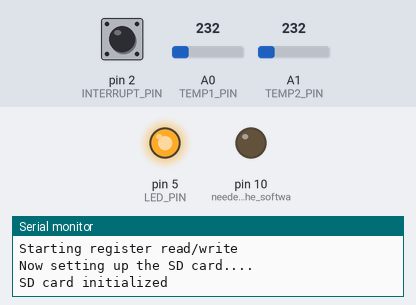
Recording of a sketch running on a simulated Arduino Uno, built with avr-gcc and run on an emulated ATmega328P. On the bench: output pins drawn as LEDs (lit = HIGH), the last lines printed to the serial monitor. Wiring (inferred from the names in the program): MPU-9250 motion sensor at I2C address 0x68. Inputs (shaded band) come from the test bench; at power-on: pin 2 (INTERRUPT_PIN) LOW, A0 (TEMP1_PIN) = 232, A1 (TEMP2_PIN) = 232. Sleep ends after the set time or at an interrupt; storage starts empty.

Above: at 1.3 s.
At 3.4 s:
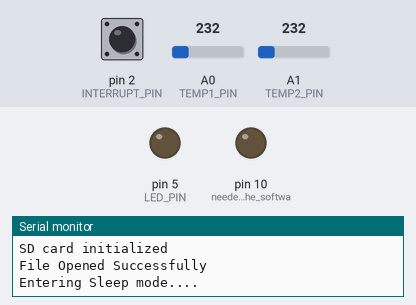
3.5 s: pin 2 (INTERRUPT_PIN) pulled HIGH for 0.15 s
Timing chart, 0 to 6.5 s (numbered marks = the images above; inputs shaded):
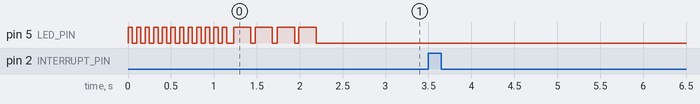

The sketch:

rocketPayload.ino
```cpp
/*
Payload Lauch Project Code
Spacecraft Club
Last Updated: June 11, 2018 by Wesley Stirk
*/
#include "MPU9250.h"

#include <SPI.h>
#include <SD.h>
#include <avr/sleep.h>
#include <stdint.h>


#define NUM_SENSORS  2

#define SerialDebug

#define INTERRUPT_PIN 2 //This is the arduino pin that will have the interrupt from the IMU
#define LED_PIN 5
#define TEMP1_PIN 0
#define TEMP2_PIN 1

#define MINUTES_TO_MEASURE 10L
#define SECS_IN_MIN 60L
#define MILLIS_IN_SEC 1000L
#define TOTAL_MILLIS MINUTES_TO_MEASURE * SECS_IN_MIN * MILLIS_IN_SEC
#define FILE_NAME "rocketLaunch.csv"


File dataLog;

void setup() {
  //Initialize Pins
#ifdef SerialDebug
  Serial.begin(9600);
#endif


  pinMode(INTERRUPT_PIN, INPUT);
  pinMode(TEMP1_PIN, INPUT);
  pinMode(TEMP2_PIN, INPUT);
  pinMode(LED_PIN, OUTPUT);

  TurnedOn(); //let the world now that it is on and functioning.

  setupIMU();
  if(!setupSD()) //if the SD card doesn't work or the file doesn't open, there is a critical error and the program won't work.
  {
    while(1)
    {
        ErrorMessage();
    }
  }
  setupTemp();


}

void loop() {
  waitLaunch(); //It will wait here every time until another interrupt is received.
  //setupSD();
  dataLog = SD.open(F(FILE_NAME), FILE_WRITE);
  while(!dataLog) //if the dataLog doesn't open it's a critical error so keep trying to open until it works.
  {
    ErrorMessage();
    dataLog = SD.open(F(FILE_NAME), FILE_WRITE);
  }
  uint32_t startTime = millis();
  uint32_t currentTime = millis();

  while ((currentTime - startTime) < TOTAL_MILLIS) //keep reading temperature sensors and recording them until the time is over.
  {
#ifdef SerialDebug
      Serial.println(F("in the loop"));
#endif
    uint16_t readings[NUM_SENSORS+1]; //One element for each temp sensor and one
                    //for time. We could add another for IMU
                    //data if we wanted.
    readTemp(readings);
    saveData(readings);
    currentTime = millis();
    delay(250);//How long should the sample rate be?
  }

  dataLog.println(F("next sample"));
  dataLog.close();
}


//Board team will write these

void isr()
{

}

/*
 * Delivers a LED message saying that it is turned on.
 */
void TurnedOn()
{
  for(int i = 0; i < 12; ++i)
  {
    digitalWrite(LED_PIN, HIGH);
    delay(50);
    digitalWrite(LED_PIN, LOW);
    delay(50);
  }
}

/*
 * Delivers an LED message that there was an error somewhere in the program.
 */
void ErrorMessage()
{
  for(int i = 0; i < 3; ++i)
  {
    digitalWrite(LED_PIN, HIGH);
    delay(150);
    digitalWrite(LED_PIN, LOW);
    delay(50);
  }

  delay(250);
}

/*
 * Delivers and LED message that another valid check was achieved.
 */
void GoodNews()
{
  for(int i = 0; i < 2; ++i)
  {
    digitalWrite(LED_PIN, HIGH);
    delay(200);
    digitalWrite(LED_PIN, LOW);
    delay(50);
  }
}


/*Sets up everything needed for the IMU*/
void setupIMU()
{
  MPU9250 myIMU;

#ifdef SerialDebug
  Serial.println(F("Starting register read/write"));
#endif
  //Now to put the IMU into wake-on-motion interrupt mode.
  //Putting the IMU into interrupt mode.
  uint8_t index[8];
  index[0] = 4;
  index[1] = 5;
  index[2] = 6;
  changeReg0(PWR_MGMT_1, index, 3);

  index[0] = 3;
  index[1] = 4;
  index[2] = 5;
  changeReg0(PWR_MGMT_2, index, 3);

  index[0] = 0;
  index[1] = 1;
  index[2] = 2;
  changeReg1(PWR_MGMT_2, index, 3);

  index[0] = 3;
  index[1] = 0;
  changeReg1(ACCEL_CONFIG2, index, 2);
  index[0] = 2;
  index[1] = 1;
  changeReg0(ACCEL_CONFIG2, index, 2);

  myIMU.writeByte(MPU9250_ADDRESS, INT_ENABLE, 0x40);

  index[0] = 6;
  index[1] = 7;
  changeReg1(MOT_DETECT_CTRL, index, 2);

  myIMU.writeByte(MPU9250_ADDRESS, WOM_THR, 0xff); // this is the wake on motion threshold. I set it as high as possible. Not sure if that is best or not.


  index[0] = 1;
  index[1] = 2;
  //index[2] = 3;
  changeReg1(LP_ACCEL_ODR, index, 2); //this is the frequency of wake up. The instructions didnt' give much guidance on how to set this properly.

  index[0] = 5;
  changeReg0(INT_PIN_CFG, index, 1); //This insures that interrupt only last for 50us.

  index[0] = 5;
  changeReg1(PWR_MGMT_1, index, 1);

}

/*Sets up everything needed for the SD memory*/
bool setupSD()
{
#ifdef SerialDebug
  Serial.println(F("Now setting up the SD card...."));
#endif
  pinMode(10,OUTPUT); //needed to make the software happy.
  if(SD.begin()) //This will default to the hardware SS pin
          //unless we want to specify another pin.
  {
#ifdef SerialDebug
      Serial.println(F("SD card initialized"));
#endif
    GoodNews();
  }
  else
  {
#ifdef SerialDebug
      Serial.println(F("SD card failed to initialize"));
#endif
      ErrorMessage();
      return false;
  }

  dataLog = SD.open(F(FILE_NAME), FILE_WRITE);
  if(!dataLog)
  {
#ifdef SerialDebug
      Serial.println(F("error opening the file! It didn't work!!"));
#endif
    ErrorMessage();
    return false;
  }
  else
  {
#ifdef SerialDebug
      Serial.println(F("File Opened Successfully"));
#endif
  }

  dataLog.print(F("time,"));
  uint8_t i = 0;
  for(i = 1; i < NUM_SENSORS; ++i)
  {
    dataLog.print(F("temp "));
    dataLog.print(i);
    dataLog.print(",");
  }
  dataLog.print(F("temp ")); //outside of the loop to be the
              //last column
  dataLog.println(i);
  dataLog.close(); //it will be opened again in the loop so we need to close it here.
  GoodNews();
  return true;
}

/*Puts the board in low power mode and waits for a signal from the
IMU that the rocket has launched*/
void waitLaunch()
{
  attachInterrupt(digitalPinToInterrupt(INTERRUPT_PIN), isr, RISING);
  set_sleep_mode(SLEEP_MODE_PWR_DOWN);
  sleep_enable();
#ifdef SerialDebug
    Serial.println(F("Entering Sleep mode...."));
    Serial.flush();
#endif
  sleep_mode(); //It waits here until it receives an interrupt signal. Then it will move on.
  sleep_disable();
#ifdef SerialDebug
      Serial.println(F("Arduino has woken up now."));
#endif
  detachInterrupt(INTERRUPT_PIN);

}

//sets specific bits in registers to 0.
void changeReg0(uint8_t regName, uint8_t index[], uint8_t indSize)
{
  MPU9250 myIMU;
  uint8_t reg = myIMU.readByte(MPU9250_ADDRESS, regName);
  for(uint8_t i = 0; i < indSize; ++i)
  {
    reg = reg & ~(0x01 << index[i]);
  }

  myIMU.writeByte(MPU9250_ADDRESS, regName, reg);

}

//sets specific bits in registers to 0.
void changeReg1(uint8_t regName, uint8_t index[], uint8_t indSize)
{
  MPU9250 myIMU;
  uint8_t reg = myIMU.readByte(MPU9250_ADDRESS, regName);
  for(uint8_t i = 0; i < indSize; ++i)
  {
    reg = reg | (0x01 << index[i]);
  }

  myIMU.writeByte(MPU9250_ADDRESS, regName, reg);
}


/*Saves the data stored in the array to the SD card*/
//Currently set up to save the data in a csv file
//dataLog must be open before this function is called.
void saveData(uint16_t reading[])
{
  for(uint8_t i = 0; i < NUM_SENSORS + 1; ++i)
  {
    if( i != NUM_SENSORS)
    {
      dataLog.print(reading[i]);
      dataLog.print(F(","));
    }
    else
    {
      dataLog.println(reading[i]);
    }
  }
}


//Temperature team will write these

/*Sets up everything needed for the temperature sensors when first powered on*/
void setupTemp()
{
    analogReference(INTERNAL); //set the max voltage to a lower value for more accuracy
    if(analogRead(TEMP1_PIN) == 0 || analogRead(TEMP2_PIN) == 0) //error
    {
        if(analogRead(TEMP1_PIN) == 0 && analogRead(TEMP2_PIN) == 0) //critical error
        {
            while(1) //stop the program.
            {
              ErrorMessage();
            }
        }
    }

}

/*Gets the data from the temperature sensors and saves it in the array*/
void readTemp(uint16_t readings[])
{
  //randomSeed(millis());
  readings[0] = millis();
  readings[1] = analogRead(TEMP1_PIN);
  readings[2] = analogRead(TEMP2_PIN);
}
```

MPU9250.h
```cpp
/*
 Note: The MPU9250 is an I2C sensor and uses the Arduino Wire library.
 Because the sensor is not 5V tolerant, we are using a 3.3 V 8 MHz Pro Mini or
 a 3.3 V Teensy 3.1. We have disabled the internal pull-ups used by the Wire
 library in the Wire.h/twi.c utility file. We are also using the 400 kHz fast
 I2C mode by setting the TWI_FREQ  to 400000L /twi.h utility file.
 */
#ifndef _MPU9250_H_
#define _MPU9250_H_

#include <SPI.h>
#include <Wire.h>

#define SERIAL_DEBUG true

// See also MPU-9250 Register Map and Descriptions, Revision 4.0,
// RM-MPU-9250A-00, Rev. 1.4, 9/9/2013 for registers not listed in above
// document; the MPU9250 and MPU9150 are virtually identical but the latter has
// a different register map

//Magnetometer Registers
#define AK8963_ADDRESS   0x0C
#define WHO_AM_I_AK8963  0x49 // (AKA WIA) should return 0x48
#define INFO             0x01
#define AK8963_ST1       0x02  // data ready status bit 0
#define AK8963_XOUT_L    0x03  // data
#define AK8963_XOUT_H    0x04
#define AK8963_YOUT_L    0x05
#define AK8963_YOUT_H    0x06
#define AK8963_ZOUT_L    0x07
#define AK8963_ZOUT_H    0x08
#define AK8963_ST2       0x09  // Data overflow bit 3 and data read error status bit 2
#define AK8963_CNTL      0x0A  // Power down (0000), single-measurement (0001), self-test (1000) and Fuse ROM (1111) modes on bits 3:0
#define AK8963_ASTC      0x0C  // Self test control
#define AK8963_I2CDIS    0x0F  // I2C disable
#define AK8963_ASAX      0x10  // Fuse ROM x-axis sensitivity adjustment value
#define AK8963_ASAY      0x11  // Fuse ROM y-axis sensitivity adjustment value
#define AK8963_ASAZ      0x12  // Fuse ROM z-axis sensitivity adjustment value

#define SELF_TEST_X_GYRO 0x00
#define SELF_TEST_Y_GYRO 0x01
#define SELF_TEST_Z_GYRO 0x02

/*#define X_FINE_GAIN      0x03 // [7:0] fine gain
#define Y_FINE_GAIN      0x04
#define Z_FINE_GAIN      0x05
#define XA_OFFSET_H      0x06 // User-defined trim values for accelerometer
#define XA_OFFSET_L_TC   0x07
#define YA_OFFSET_H      0x08
#define YA_OFFSET_L_TC   0x09
#define ZA_OFFSET_H      0x0A
#define ZA_OFFSET_L_TC   0x0B */

#define SELF_TEST_X_ACCEL 0x0D
#define SELF_TEST_Y_ACCEL 0x0E
#define SELF_TEST_Z_ACCEL 0x0F

#define SELF_TEST_A       0x10

#define XG_OFFSET_H       0x13  // User-defined trim values for gyroscope
#define XG_OFFSET_L       0x14
#define YG_OFFSET_H       0x15
#define YG_OFFSET_L       0x16
#define ZG_OFFSET_H       0x17
#define ZG_OFFSET_L       0x18
#define SMPLRT_DIV        0x19
#define CONFIG            0x1A
#define GYRO_CONFIG       0x1B
#define ACCEL_CONFIG      0x1C
#define ACCEL_CONFIG2     0x1D
#define LP_ACCEL_ODR      0x1E
#define WOM_THR           0x1F

// Duration counter threshold for motion interrupt generation, 1 kHz rate,
// LSB = 1 ms
#define MOT_DUR           0x20
// Zero-motion detection threshold bits [7:0]
#define ZMOT_THR          0x21
// Duration counter threshold for zero motion interrupt generation, 16 Hz rate,
// LSB = 64 ms
#define ZRMOT_DUR         0x22

#define FIFO_EN            0x23
#define I2C_MST_CTRL       0x24
#define I2C_SLV0_ADDR      0x25
#define I2C_SLV0_REG       0x26
#define I2C_SLV0_CTRL      0x27
#define I2C_SLV1_ADDR      0x28
#define I2C_SLV1_REG       0x29
#define I2C_SLV1_CTRL      0x2A
#define I2C_SLV2_ADDR      0x2B
#define I2C_SLV2_REG       0x2C
#define I2C_SLV2_CTRL      0x2D
#define I2C_SLV3_ADDR      0x2E
#define I2C_SLV3_REG       0x2F
#define I2C_SLV3_CTRL      0x30
#define I2C_SLV4_ADDR      0x31
#define I2C_SLV4_REG       0x32
#define I2C_SLV4_DO        0x33
#define I2C_SLV4_CTRL      0x34
#define I2C_SLV4_DI        0x35
#define I2C_MST_STATUS     0x36
#define INT_PIN_CFG        0x37
#define INT_ENABLE         0x38
#define DMP_INT_STATUS     0x39  // Check DMP interrupt
#define INT_STATUS         0x3A
#define ACCEL_XOUT_H       0x3B
#define ACCEL_XOUT_L       0x3C
#define ACCEL_YOUT_H       0x3D
#define ACCEL_YOUT_L       0x3E
#define ACCEL_ZOUT_H       0x3F
#define ACCEL_ZOUT_L       0x40
#define TEMP_OUT_H         0x41
#define TEMP_OUT_L         0x42
#define GYRO_XOUT_H        0x43
#define GYRO_XOUT_L        0x44
#define GYRO_YOUT_H        0x45
#define GYRO_YOUT_L        0x46
#define GYRO_ZOUT_H        0x47
#define GYRO_ZOUT_L        0x48
#define EXT_SENS_DATA_00   0x49
#define EXT_SENS_DATA_01   0x4A
#define EXT_SENS_DATA_02   0x4B
#define EXT_SENS_DATA_03   0x4C
#define EXT_SENS_DATA_04   0x4D
#define EXT_SENS_DATA_05   0x4E
#define EXT_SENS_DATA_06   0x4F
#define EXT_SENS_DATA_07   0x50
#define EXT_SENS_DATA_08   0x51
#define EXT_SENS_DATA_09   0x52
#define EXT_SENS_DATA_10   0x53
#define EXT_SENS_DATA_11   0x54
#define EXT_SENS_DATA_12   0x55
#define EXT_SENS_DATA_13   0x56
#define EXT_SENS_DATA_14   0x57
#define EXT_SENS_DATA_15   0x58
#define EXT_SENS_DATA_16   0x59
#define EXT_SENS_DATA_17   0x5A
#define EXT_SENS_DATA_18   0x5B
#define EXT_SENS_DATA_19   0x5C
#define EXT_SENS_DATA_20   0x5D
#define EXT_SENS_DATA_21   0x5E
#define EXT_SENS_DATA_22   0x5F
#define EXT_SENS_DATA_23   0x60
#define MOT_DETECT_STATUS  0x61
#define I2C_SLV0_DO        0x63
#define I2C_SLV1_DO        0x64
#define I2C_SLV2_DO        0x65
#define I2C_SLV3_DO        0x66
#define I2C_MST_DELAY_CTRL 0x67
#define SIGNAL_PATH_RESET  0x68
#define MOT_DETECT_CTRL    0x69
#define USER_CTRL          0x6A  // Bit 7 enable DMP, bit 3 reset DMP
#define PWR_MGMT_1         0x6B // Device defaults to the SLEEP mode
#define PWR_MGMT_2         0x6C
#define DMP_BANK           0x6D  // Activates a specific bank in the DMP
#define DMP_RW_PNT         0x6E  // Set read/write pointer to a specific start address in specified DMP bank
#define DMP_REG            0x6F  // Register in DMP from which to read or to which to write
#define DMP_REG_1          0x70
#define DMP_REG_2          0x71
#define FIFO_COUNTH        0x72
#define FIFO_COUNTL        0x73
#define FIFO_R_W           0x74
#define WHO_AM_I_MPU9250   0x75 // Should return 0x71
#define XA_OFFSET_H        0x77
#define XA_OFFSET_L        0x78
#define YA_OFFSET_H        0x7A
#define YA_OFFSET_L        0x7B
#define ZA_OFFSET_H        0x7D
#define ZA_OFFSET_L        0x7E

// Using the MPU-9250 breakout board, ADO is set to 0
// Seven-bit device address is 110100 for ADO = 0 and 110101 for ADO = 1
#define ADO 0
#if ADO
#define MPU9250_ADDRESS 0x69  // Device address when ADO = 1
#else
#define MPU9250_ADDRESS 0x68  // Device address when ADO = 0
#define AK8963_ADDRESS  0x0C   // Address of magnetometer
#endif // AD0

#define READ_FLAG 0x80
#define NOT_SPI -1
#define SPI_DATA_RATE 1000000 // 1MHz is the max speed of the MPU-9250
//#define SPI_DATA_RATE 1000000 // 1MHz is the max speed of the MPU-9250
#define SPI_MODE SPI_MODE3

class MPU9250
{
  protected:
    // Set initial input parameters
    enum Ascale
    {
      AFS_2G = 0,
      AFS_4G,
      AFS_8G,
      AFS_16G
    };

    enum Gscale {
      GFS_250DPS = 0,
      GFS_500DPS,
      GFS_1000DPS,
      GFS_2000DPS
    };

    enum Mscale {
      MFS_14BITS = 0, // 0.6 mG per LSB
      MFS_16BITS      // 0.15 mG per LSB
    };

    enum M_MODE {
      M_8HZ = 0x02,  // 8 Hz update
      M_100HZ = 0x06 // 100 Hz continuous magnetometer
    };

    // TODO: Add setter methods for this hard coded stuff
    // Specify sensor full scale
    uint8_t Gscale = GFS_250DPS;
    uint8_t Ascale = AFS_2G;
    // Choose either 14-bit or 16-bit magnetometer resolution
    uint8_t Mscale = MFS_16BITS;

    // 2 for 8 Hz, 6 for 100 Hz continuous magnetometer data read
    uint8_t Mmode = M_8HZ;

    // SPI chip select pin
    int8_t _csPin;

    uint8_t writeByteWire(uint8_t, uint8_t, uint8_t);
    uint8_t writeByteSPI(uint8_t, uint8_t);
    uint8_t readByteSPI(uint8_t subAddress);
    uint8_t readByteWire(uint8_t address, uint8_t subAddress);
    bool magInit();
    void kickHardware();
    void select();
    void deselect();
// TODO: Remove this next line
public:
    uint8_t ak8963WhoAmI_SPI();

  public:
    float pitch, yaw, roll;
    float temperature;   // Stores the real internal chip temperature in Celsius
    int16_t tempCount;   // Temperature raw count output
    uint32_t delt_t = 0; // Used to control display output rate

    uint32_t count = 0, sumCount = 0; // used to control display output rate
    float deltat = 0.0f, sum = 0.0f;  // integration interval for both filter schemes
    uint32_t lastUpdate = 0, firstUpdate = 0; // used to calculate integration interval
    uint32_t Now = 0;        // used to calculate integration interval

    int16_t gyroCount[3];   // Stores the 16-bit signed gyro sensor output
    int16_t magCount[3];    // Stores the 16-bit signed magnetometer sensor output
    // Scale resolutions per LSB for the sensors
    float aRes, gRes, mRes;
    // Variables to hold latest sensor data values
    float ax, ay, az, gx, gy, gz, mx, my, mz;
    // Factory mag calibration and mag bias
    float factoryMagCalibration[3] = {0, 0, 0}, factoryMagBias[3] = {0, 0, 0};
    // Bias corrections for gyro, accelerometer, and magnetometer
    float gyroBias[3]  = {0, 0, 0},
          accelBias[3] = {0, 0, 0},
          magBias[3]   = {0, 0, 0},
          magScale[3]  = {0, 0, 0};
    float selfTest[6];
    // Stores the 16-bit signed accelerometer sensor output
    int16_t accelCount[3];

    // Public method declarations
    MPU9250(int8_t csPin=NOT_SPI);
    void getMres();
    void getGres();
    void getAres();
    void readAccelData(int16_t *);
    void readGyroData(int16_t *);
    void readMagData(int16_t *);
    int16_t readTempData();
    void updateTime();
    void initAK8963(float *);
    void initMPU9250();
    void calibrateMPU9250(float * gyroBias, float * accelBias);
    void MPU9250SelfTest(float * destination);
    void magCalMPU9250(float * dest1, float * dest2);
    uint8_t writeByte(uint8_t, uint8_t, uint8_t);
    uint8_t readByte(uint8_t, uint8_t);
    uint8_t readBytes(uint8_t, uint8_t, uint8_t, uint8_t *);
    // TODO: make SPI/Wire private
    uint8_t readBytesSPI(uint8_t, uint8_t, uint8_t *);
    uint8_t readBytesWire(uint8_t, uint8_t, uint8_t, uint8_t *);
    bool isInI2cMode() { return _csPin == -1; }
    bool begin();
};  // class MPU9250

#endif // _MPU9250_H_
```
